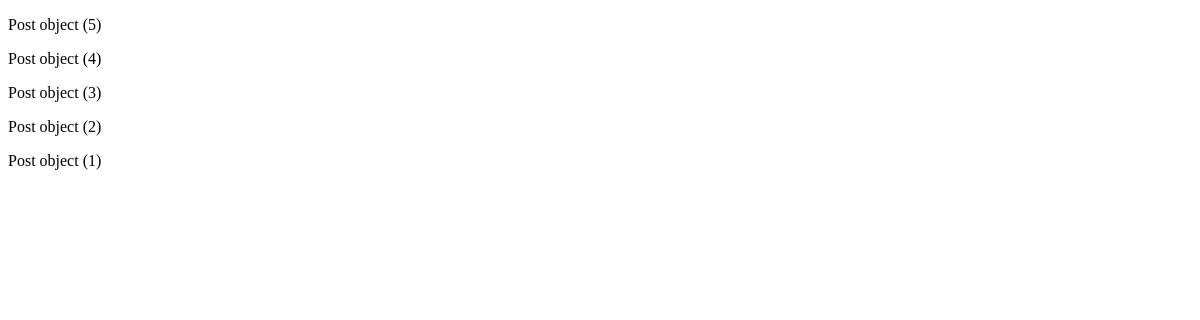
Page /fbv/list on the earlier database version.
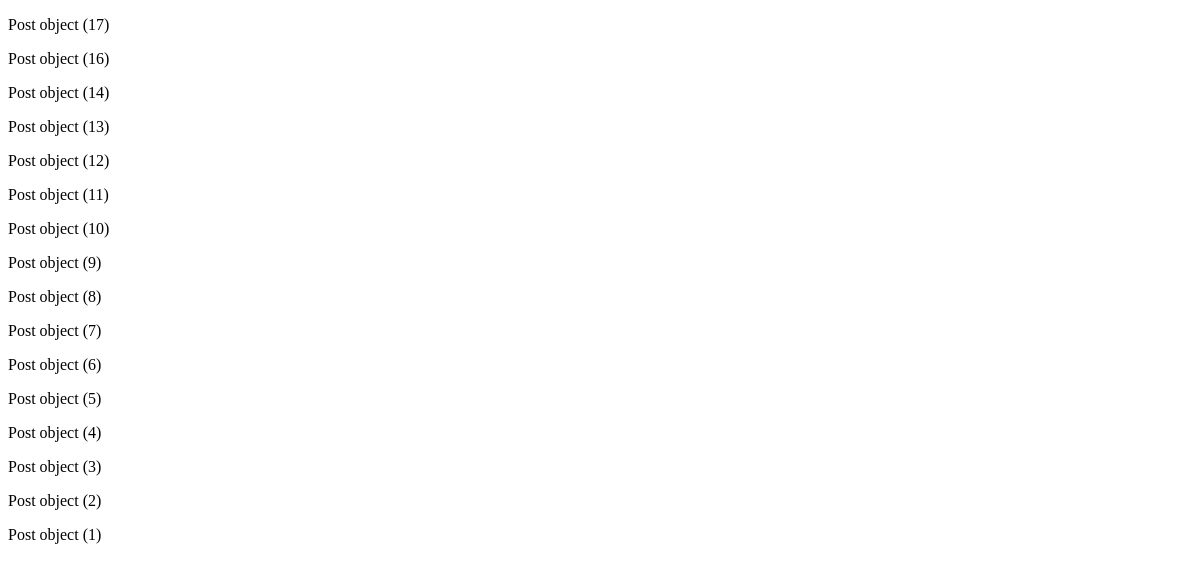
Same page on the later database version.
### posts/models.py (models this page shows)
class Post(models.Model):
    image = models.ImageField(verbose_name="이미지", null = True, blank=True)
    content = models.TextField("내용")
    created_at = models.DateTimeField("작성일", auto_now_add=True)
    view_count = models.IntegerField("조회수", default=0)
    writer = models.ForeignKey(to=User, on_delete=models.CASCADE, null=True, blank=True)

### posts/views.py (the view)
# urls.py: path('fbv/list', function_list_view),
def function_list_view(request):
    object_list = Post.objects.all().order_by('-id')
    return render(request, 'cbv_view.html', {'object_list' : object_list})

### posts/templates/cbv_view.html (shortened to what this page needs)
<!DOCTYPE html>
<html lang="en">
<head>
</head>
<body>
    {% for object in object_list %}
    <p>{{object}}</p>
    {% endfor %}
</body>
</html>

Differences in the rows shown:
added Post: id "Post object (17)"
added Post: id "Post object (16)"
added Post: id "Post object (14)"
added Post: id "Post object (13)"
added Post: id "Post object (12)"
added Post: id "Post object (11)"
added Post: id "Post object (10)"
added Post: id "Post object (9)"
added Post: id "Post object (8)"
added Post: id "Post object (7)"
added Post: id "Post object (6)"
